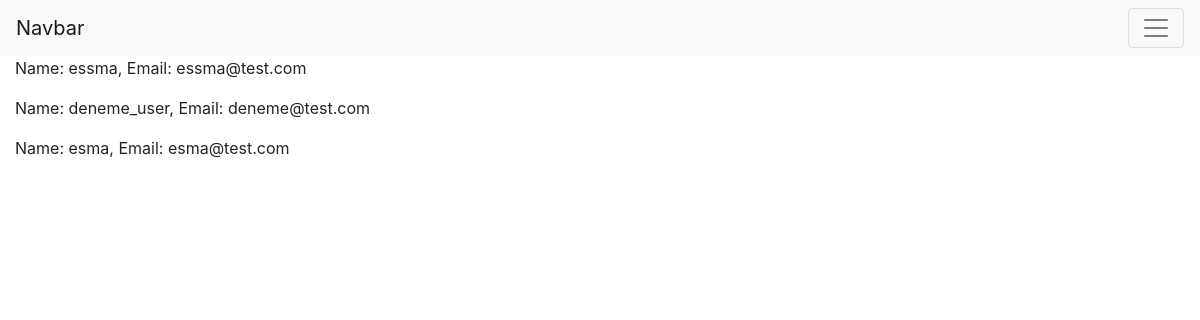
Before: /view with the older database file.
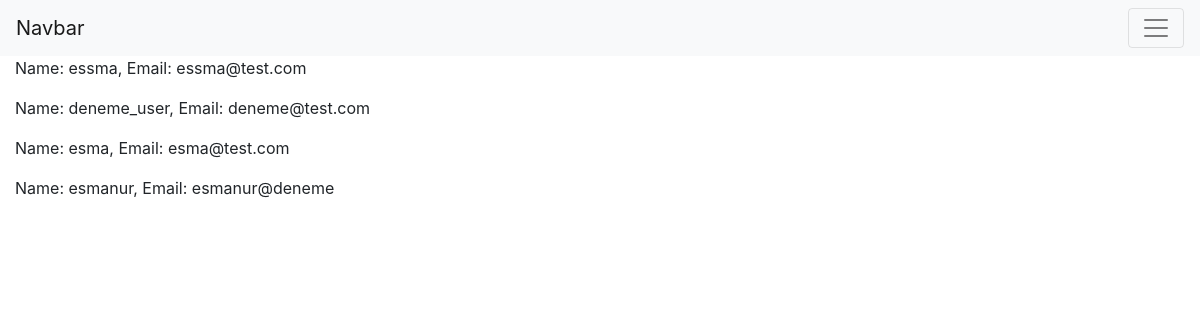
After: the same page with the newer database file.
### main.py (models this page shows, shortened)
class users(db.Model):
    _id = db.Column("id", db.Integer, primary_key=True)
    name = db.Column(db.String(100),unique=True, nullable=False)
    email = db.Column(db.String(100))
    password=db.Column(db.String(255),nullable=False)
    refresh_token=db.Column(db.String(255),nullable=True)
    products=db.relationship('Product',backref='owner',lazy=True)

### main.py (the view)
@app.route("/view")
def view():
    return render_template("view.html", values=users.query.all())

### templates/view.html (shortened to what this page needs)
{% extends "base.html" %}
{% block content%}
    {% for item in values %}
        <p>Name: {{item.name}}, Email: {{item.email}}</p>
    {% endfor %}
{% endblock %}

### templates/base.html (shortened to what this page needs)
<!DOCTYPE html>
<html>
<head>
    <link rel="stylesheet" href="https://cdn.jsdelivr.net/npm/bootstrap@4.3.1/dist/css/bootstrap.min.css">
</head>
<body>
    <nav class="navbar  navbar-light bg-light">
       <a class="navbar-brand" href="#">Navbar</a>
       <button class="navbar-toggler" type="button" data-toggle="collapse" data-target="#navbarNav" aria-controls="navbarNav" aria-expanded="false" aria-label="Toggle navigation">
           <span class="navbar-toggler-icon"></span>
        </button>
        </nav>
<div class="container-fluid">
    {% block content %}
    {% endblock  %}
</div>
</body>
</html>

Changed rows visible on the page:
added users: name "esmanur", email "esmanur@deneme"
